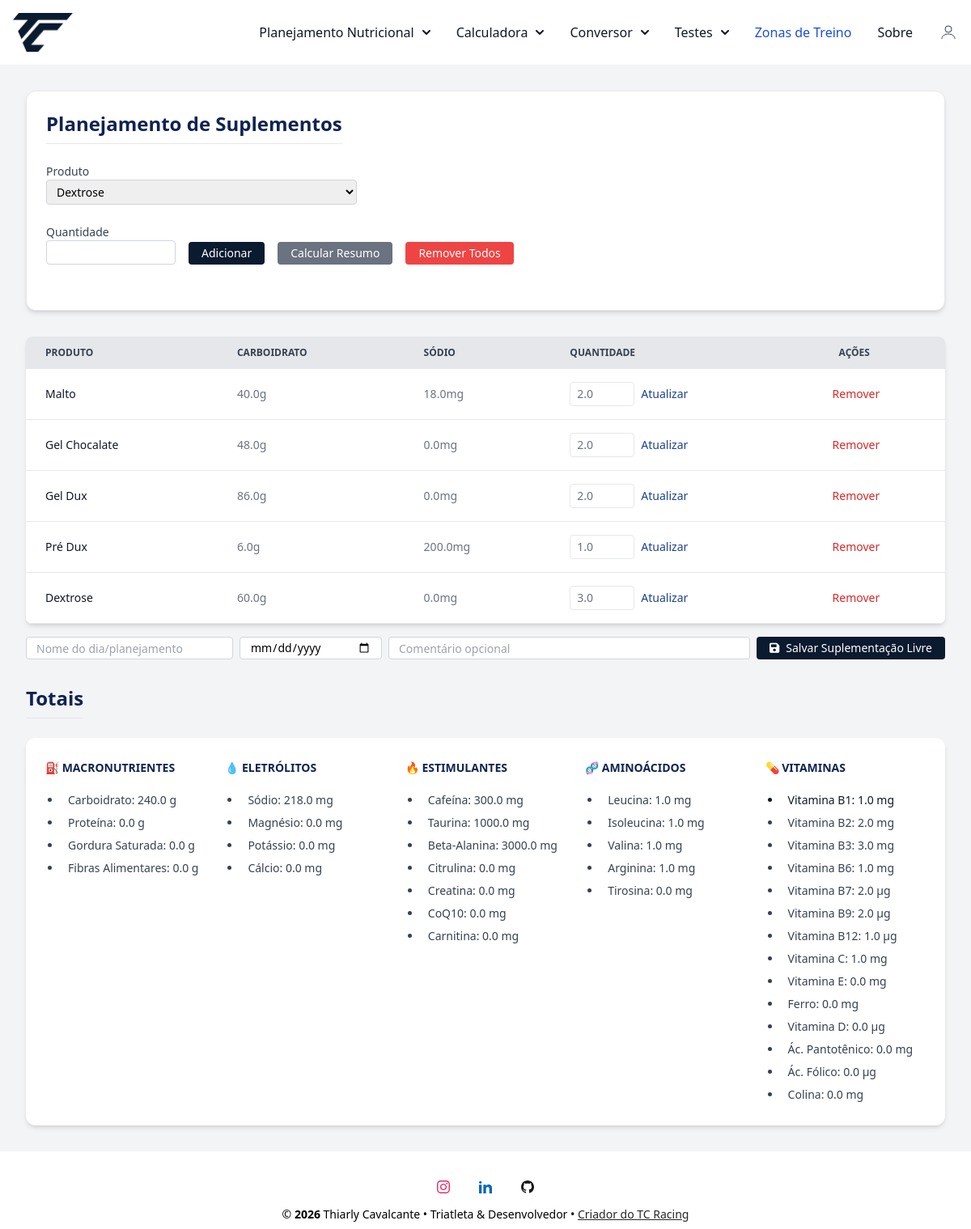
/planejamento (signed in), run on the app's committed database.
### conversor/models.py (models this page shows, shortened)
class PlanejamentoItem(database.Model):
    __tablename__ = 'planejamento_itens'
    id = database.Column(database.Integer, primary_key=True)
    user_id = database.Column(database.Integer, database.ForeignKey('user.id'), nullable=False)
    suplemento_id = database.Column(database.Integer, database.ForeignKey('suplementos.id', ondelete='SET NULL'))
    quantidade = database.Column(database.Float, nullable=False)
    suplemento = database.relationship('Suplemento', lazy=True)

class Suplemento(database.Model):
    __tablename__ = 'suplementos'
    id = database.Column(database.Integer, primary_key=True)
    user_id = database.Column(database.Integer, database.ForeignKey('user.id'), nullable=False)
    nome = database.Column(database.String(100), nullable=False)
    tipo = database.Column(database.String(50), nullable=False)
    marca = database.Column(database.String(50))
    gramas_por_porcao = database.Column(database.Float)
    descricao_porcao = database.Column(database.String(50))
    carbo = database.Column(database.Float)
    proteina = database.Column(database.Float)
    gordura_saturada = database.Column(database.Float)
    fibras_alimentares = database.Column(database.Float)
    sodio = database.Column(database.Float)
    magnesio = database.Column(database.Float)
    potassio = database.Column(database.Float)
    calcio = database.Column(database.Float)
    cloro = database.Column(database.Float)
    fosforo = database.Column(database.Float)
    zinco = database.Column(database.Float)
    cafeina = database.Column(database.Float)
    taurina = database.Column(database.Float)
    beta_alanina = database.Column(database.Float)
    citrulina = database.Column(database.Float)
    creatina = database.Column(database.Float)
    coq10 = database.Column(database.Float)
    carnitina = database.Column(database.Float)
    leucina = database.Column(database.Float)
    isoleucina = database.Column(database.Float)
    valina = database.Column(database.Float)
    arginina = database.Column(database.Float)
    niacina = database.Column(database.Float)
    tirosina = database.Column(database.Float)
    vit_b1 = database.Column(database.Float)
    vit_b2 = database.Column(database.Float)
    vit_b3 = database.Column(database.Float)
    vit_b5 = database.Column(database.Float)
    vit_b6 = database.Column(database.Float)
    vit_b7 = database.Column(database.Float)
    vit_b9 = database.Column(database.Float)
    vit_b12 = database.Column(database.Float)
    vit_c = database.Column(database.Float)
    vit_e = database.Column(database.Float)
    vit_ferro = database.Column(database.Float)
    vit_d = database.Column(database.Float)
    colina = database.Column(database.Float)
    acido_pantotenico = database.Column(database.Float)
    acido_folico = database.Column(database.Float)
    comentario = database.Column(database.Text)  # campo livre para observações
    ingredientes = database.Column(database.Text)  # composição ou descrição dos ingredientes

### conversor/router.py (the view, shortened to what this page needs)
@app.route('/planejamento', methods=['GET', 'POST'])
@login_required
def planejamento():
    form = PlanningItemForm()
    form.suplemento_id.choices = [
        (s.id, s.nome) for s in Suplemento.query.order_by(Suplemento.nome.asc()).all()
    ]
    itens = PlanejamentoItem.query.filter_by(user_id=current_user.id).all()
    itens_validos = []
    for item in itens:
        if item.suplemento is None:
            database.session.delete(item)
        else:
            itens_validos.append(item)
    database.session.commit()
    totais = calcular_totais_planejamento(itens_validos)
    return render_template('planejamento.html', form=form, itens=itens_validos, totais=totais)

### conversor/forms.py
class PlanningItemForm(FlaskForm):
    suplemento_id = SelectField('Produto', coerce=int, validators=[DataRequired()])
    quantidade = DecimalFieldBR('Quantidade', places=2, rounding=None, validators=[DataRequired(), NumberRange(min=0.01)])
    submit = SubmitField('Adicionar')

### conversor/models.py (called while the page is built)
@login_manager.user_loader
def load_user(user_id):
    return User.query.get(int(user_id))

### conversor/templates/planejamento.html (shortened to what this page needs)
{% extends "base.html" %}
{% block content %}
<div class="max-w-7xl mx-auto py-8 px-4 sm:px-6 lg:px-8">
<div class="bg-white shadow-md rounded-xl p-6 border border-gray-200 mb-8">
  <h1 class="text-2xl font-bold text-left mb-6 border-b pb-2 title-nave">Planejamento de Suplementos</h1>
  <div class="flex flex-col gap-4 mb-8">
    <form method="POST" class="flex flex-col gap-4">
      <div class="w-full sm:max-w-sm">
        {{ form.suplemento_id.label(class="block text-sm font-medium text-gray-700") }}
        {{ form.suplemento_id(
          class="border border-gray-300 rounded px-2 py-1 text-sm w-full",
          id="select-suplemento"
        ) }}
      </div>
      <div class="flex flex-col sm:flex-row gap-4 items-end">
        <div class="w-full sm:w-40">
          {{ form.quantidade.label(class="block text-sm font-medium text-gray-700") }}
          {{ form.quantidade(
            class="border border-gray-300 rounded px-2 py-1 text-sm w-full",
            step="0.01", min="0.01"
          ) }}
        </div>
    </form>
    <div class="flex flex-col sm:flex-row gap-4 mt-2">
      <button type="submit" class=" btn-nave text-white text-sm px-4 py-1 rounded w-full sm:w-auto mt-1 sm:mt-[22px]">
        Adicionar
      </button>
    </div>
      <a href="{{ url_for('resumo_view') }}" class="bg-gray-500 text-white text-sm px-4 py-1 rounded hover:bg-gray-600 w-full sm:w-auto text-center">
        Calcular Resumo
      </a>
      <form method="POST" action="{{ url_for('remover_todos_itens') }}" onsubmit="return confirm('Deseja remover todos os itens?')" class="w-full sm:w-auto">
        <button type="submit" class="bg-red-500 text-white text-sm px-4 py-1 rounded hover:bg-red-600 w-full sm:w-auto">
          Remover Todos
        </button>
      </form>
    </div>
  </div>
</div>
  {% if itens %}
    <div class="relative overflow-x-auto shadow-md sm:rounded-lg">
      <table class="w-full text-sm text-left rtl:text-right text-gray-500 dark:text-gray-400">
        <thead class="text-xs text-gray-700 uppercase bg-gray-200 dark:bg-gray-700 dark:text-gray-400">
          <tr>
            <th scope="col" class="px-6 py-3 ">Produto</th>
            <th scope="col" class="px-6 py-3 ">Carboidrato</th>
            <th scope="col" class="px-6 py-3 ">Sódio</th>
            <th scope="col" class="px-6 py-3 ">Quantidade</th>
            <th scope="col" class="px-6 py-3 ">Ações</th>
          </tr>
        </thead>
        <tbody>
          {% for item in itens %}
          <tr class="bg-white border-b dark:bg-gray-800 dark:border-gray-700 border-gray-200" >
            <th scope="row" class="px-6 py-4 font-medium text-gray-900 whitespace-nowrap dark:text-white">{{ item.suplemento.nome }}</th>
            <td class="px-6 py-4 whitespace-nowrap">
              {{ (item.suplemento.carbo or 0) * item.quantidade | round(1) }}g
            </td>
            <td class="px-6 py-4 whitespace-nowrap">
              {{ (item.suplemento.sodio or 0) * item.quantidade | round(1) }}mg
            </td>
            <td class="px-6 py-4 whitespace-nowrap">
              <form method="POST" action="{{ url_for('atualizar_quantidade', item_id=item.id) }}" class="flex items-center gap-2">
                <input type="number" name="quantidade" value="{{ item.quantidade | float | round(2) }}" step="any" min="0.01" class="w-20 px-2 py-1 border rounded">
                <button type="submit" class="resumo-nave hover:underline">Atualizar</button>
              </form>
            </td>
            <td class="px-4 py-2 border-b whitespace-nowrap">
              <form method="POST" action="{{ url_for('remover_item', item_id=item.id) }}" onsubmit="return confirm('Deseja remover este item?')">
                <button type="submit" class="text-red-600 hover:underline">Remover</button>
              </form>
            </td>
          </tr>
          {% endfor %}
        </tbody>
      </table>
    </div>
  {% else %}
    <p class="text-gray-600 mb-8">Nenhum item no planejamento ainda.</p>
  {% endif %}
  <form method="POST" action="{{ url_for('salvar_resumo_livre') }}"
        class="flex flex-col sm:flex-row flex-wrap items-end gap-2 mt-4 mb-8">
      <input type="text" name="nome_treino"
          placeholder="Nome do dia/planejamento"
          required
          class="w-full sm:w-64 px-3 py-1 h-7 border border-gray-300 rounded text-sm">
      <input type="date" name="data"
          required
          class="w-full sm:w-44 px-3 py-1 h-7 border border-gray-300 rounded text-sm">
      <input type="text" name="comentario"
          placeholder="Comentário opcional"
          class="w-full sm:flex-1 px-3 py-1 h-7 border border-gray-300 rounded text-sm">
      <button type="submit"
            class="btn-nave text-white text-sm px-4 py-1 rounded flex items-center gap-2">
      <i class="fas fa-save"></i> Salvar Suplementação Livre
      </button>
  </form>
  <div class="mt-8">
    <h2 class="text-2xl font-bold text-left mb-6 border-b pb-2 title-nave">Totais</h2>
    <div class="bg-white shadow-md rounded-xl p-6">
      <div class="grid grid-cols-1 sm:grid-cols-2 md:grid-cols-3 lg:grid-cols-5 gap-6">
        <div>
          <h3 class="text-sm font-semibold title-naveuppercase title-nave  rounded mb-4">⛽️ MACRONUTRIENTES</h3>
          <ul class="list-disc pl-5 text-gray-800">
            <li class="px-2 py-1 font-medium text-gray-700 text-sm whitespace-nowrap dark:text-white">Carboidrato: {{ totais.carbo | round(2) }} g</li>
            <li class="px-2 py-1 font-medium text-gray-700 text-sm whitespace-nowrap dark:text-white">Proteína: {{ totais.proteina | round(2) }} g</li>
            <li class="px-2 py-1 font-medium text-gray-700 text-sm whitespace-nowrap dark:text-white">Gordura Saturada: {{ totais.gordura_saturada | round(2) }} g</li>
            <li class="px-2 py-1 font-medium text-gray-700 text-sm whitespace-nowrap dark:text-white">Fibras Alimentares: {{ totais.fibras_alimentares | round(2) }} g</li>
          </ul>
        </div>
        <div>
          <h3 class="text-sm font-semibold title-naveuppercase title-nave rounded mb-4">💧 ELETRÓLITOS</h3>
          <ul class="list-disc pl-5 text-gray-800">
            <li class="px-2 py-1 font-medium text-gray-700 text-sm whitespace-nowrap dark:text-white">Sódio: {{ totais.sodio | round(2) }} mg</li>
            <li class="px-2 py-1 font-medium text-gray-700 text-sm whitespace-nowrap dark:text-white">Magnésio: {{ totais.magnesio | round(2) }} mg</li>
            <li class="px-2 py-1 font-medium text-gray-700 text-sm whitespace-nowrap dark:text-white">Potássio: {{ totais.potassio | round(2) }} mg</li>
            <li class="px-2 py-1 font-medium text-gray-700 text-sm whitespace-nowrap dark:text-white">Cálcio: {{ totais.calcio | round(2) }} mg</li>
          </ul>
        </div>
        <div>
          <h3 class="text-sm font-semibold title-nave uppercase title-nave rounded mb-4">🔥 Estimulantes</h3>
          <ul class="list-disc pl-5 text-gray-800">
            <li class="px-2 py-1 font-medium text-gray-700 text-sm whitespace-nowrap dark:text-white">Cafeína: {{ totais.cafeina | round(2) }} mg</li>
            <li class="px-2 py-1 font-medium text-gray-700 text-sm whitespace-nowrap dark:text-white">Taurina: {{ totais.taurina | round(2) }} mg</li>
            <li class="px-2 py-1 font-medium text-gray-700 text-sm whitespace-nowrap dark:text-white">Beta-Alanina: {{ totais.beta_alanina | round(2) }} mg</li>
            <li class="px-2 py-1 font-medium text-gray-700 text-sm whitespace-nowrap dark:text-white">Citrulina: {{ totais.citrulina | round(2) }} mg</li>
            <li class="px-2 py-1 font-medium text-gray-700 text-sm whitespace-nowrap dark:text-white">Creatina: {{ totais.creatina | round(2) }} mg</li>
            <li class="px-2 py-1 font-medium text-gray-700 text-sm whitespace-nowrap dark:text-white">CoQ10: {{ totais.coq10 | round(2) }} mg</li>
            <li class="px-2 py-1 font-medium text-gray-700 text-sm whitespace-nowrap dark:text-white">Carnitina: {{ totais.carnitina | round(2) }} mg</li>
          </ul>
        </div>
        <div>
          <h3 class="text-sm font-semibold title-nave uppercase btitle-nave rounded mb-4">🧬 Aminoácidos</h3>
          <ul class="list-disc pl-5 text-gray-800">
            <li class="px-2 py-1 font-medium text-gray-700 text-sm whitespace-nowrap dark:text-white">Leucina: {{ totais.leucina | round(2) }} mg</li>
            <li class="px-2 py-1 font-medium text-gray-700 text-sm whitespace-nowrap dark:text-white">Isoleucina: {{ totais.isoleucina | round(2) }} mg</li>
            <li class="px-2 py-1 font-medium text-gray-700 text-sm whitespace-nowrap dark:text-white">Valina: {{ totais.valina | round(2) }} mg</li>
            <li class="px-2 py-1 font-medium text-gray-700 text-sm whitespace-nowrap dark:text-white">Arginina: {{ totais.arginina | round(2) }} mg</li>
            <li class="px-2 py-1 font-medium text-gray-700 text-sm whitespace-nowrap dark:text-white">Tirosina: {{ totais.tirosina | round(2) }} mg</li>
          </ul>
        </div>
        <div>
          <h3 class="text-sm font-semibold title-nave uppercase  rounded mb-4">💊 VITAMINAS</h3>
          <ul class="list-disc pl-5 text-gray-800">
            <li class="px-2 py-1 font-medium text-gray-900 text-sm whitespace-nowrap dark:text-white">Vitamina B1: {{ totais.vit_b1 | round(2) }} mg</span></li>
            <li class="px-2 py-1 font-medium text-gray-700 text-sm whitespace-nowrap dark:text-white">Vitamina B2: {{ totais.vit_b2 | round(2) }} mg</li>
            <li class="px-2 py-1 font-medium text-gray-700 text-sm whitespace-nowrap dark:text-white">Vitamina B3: {{ totais.vit_b3 | round(2) }} mg</li>
            <li class="px-2 py-1 font-medium text-gray-700 text-sm whitespace-nowrap dark:text-white">Vitamina B6: {{ totais.vit_b6 | round(2) }} mg</li>
            <li class="px-2 py-1 font-medium text-gray-700 text-sm whitespace-nowrap dark:text-white">Vitamina B7: {{ totais.vit_b7 | round(2) }}  µg</li>
            <li class="px-2 py-1 font-medium text-gray-700 text-sm whitespace-nowrap dark:text-white">Vitamina B9: {{ totais.vit_b9 | round(2) }}  µg</li>
            <li class="px-2 py-1 font-medium text-gray-700 text-sm whitespace-nowrap dark:text-white">Vitamina B12: {{ totais.vit_b12 | round(2) }}  µg</li>
            <li class="px-2 py-1 font-medium text-gray-700 text-sm whitespace-nowrap dark:text-white">Vitamina C: {{ totais.vit_c | round(2) }} mg</li>
            <li class="px-2 py-1 font-medium text-gray-700 text-sm whitespace-nowrap dark:text-white">Vitamina E: {{ totais.vit_e | round(2) }} mg</li>
            <li class="px-2 py-1 font-medium text-gray-700 text-sm whitespace-nowrap dark:text-white">Ferro: {{ totais.vit_ferro | round(2) }} mg</li>
            <li class="px-2 py-1 font-medium text-gray-700 text-sm whitespace-nowrap dark:text-white">Vitamina D: {{ totais.vit_d | round(2) }} µg</li>
            <li class="px-2 py-1 font-medium text-gray-700 text-sm whitespace-nowrap dark:text-white">Ác. Pantotênico: {{ totais.acido_pantotenico | round(2) }} mg</li>
            <li class="px-2 py-1 font-medium text-gray-700 text-sm whitespace-nowrap dark:text-white">Ác. Fólico: {{ totais.acido_folico | round(2) }} µg</li>
            <li class="px-2 py-1 font-medium text-gray-700 text-sm whitespace-nowrap dark:text-white">Colina: {{ totais.colina | round(2) }} mg</li>
          </ul>
        </div>
      </div>
    </div>
  </div>
</div>
{% endblock %}

### conversor/static/css/style.css (style rules this page uses)
html { height: 100%; }
body { display: flex; flex-direction: column; min-height: 100vh; margin: 0; }
.btn-nave { background-color: #0a1a2f; color: white; }
.title-nave { position: relative; display: inline-block; color: #0F2351; font-weight: 700; }
.title-nave::after { content: ""; position: absolute; width: 0; height: 3px; left: 0; bottom: -4px; background-color: #0a1a2f; transition: width 0.3s ease; }
.resumo-nave { color: #1b4094; }

### data on the page
PlanejamentoItem: suplemento.nome "Malto", quantidade "2.0"
Suplemento: (item.suplemento.carboor0)*item.quantidade|round(1) "40.0", (item.suplemento.sodioor0)*item.quantidade|round(1) "18.0"
PlanejamentoItem: suplemento.nome "Gel Chocalate", quantidade "2.0"
Suplemento: (item.suplemento.carboor0)*item.quantidade|round(1) "48.0", (item.suplemento.sodioor0)*item.quantidade|round(1) "0.0"
PlanejamentoItem: suplemento.nome "Gel Dux", quantidade "2.0"
Suplemento: (item.suplemento.carboor0)*item.quantidade|round(1) "86.0", (item.suplemento.sodioor0)*item.quantidade|round(1) "0.0"
PlanejamentoItem: suplemento.nome "Pré Dux", quantidade "1.0"
Suplemento: (item.suplemento.carboor0)*item.quantidade|round(1) "6.0", (item.suplemento.sodioor0)*item.quantidade|round(1) "200.0"
PlanejamentoItem: suplemento.nome "Dextrose", quantidade "3.0"
Suplemento: (item.suplemento.carboor0)*item.quantidade|round(1) "60.0", (item.suplemento.sodioor0)*item.quantidade|round(1) "0.0"

### other printed values
{{ totais.carbo | round(2) }} "240.0"
{{ totais.proteina | round(2) }} "0.0"
{{ totais.gordura_saturada | round(2) }} "0.0"
{{ totais.fibras_alimentares | round(2) }} "0.0"
{{ totais.sodio | round(2) }} "218.0"
{{ totais.magnesio | round(2) }} "0.0"
{{ totais.potassio | round(2) }} "0.0"
{{ totais.calcio | round(2) }} "0.0"
{{ totais.cafeina | round(2) }} "300.0"
{{ totais.taurina | round(2) }} "1000.0"
{{ totais.beta_alanina | round(2) }} "3000.0"
{{ totais.citrulina | round(2) }} "0.0"
{{ totais.creatina | round(2) }} "0.0"
{{ totais.coq10 | round(2) }} "0.0"
{{ totais.carnitina | round(2) }} "0.0"
